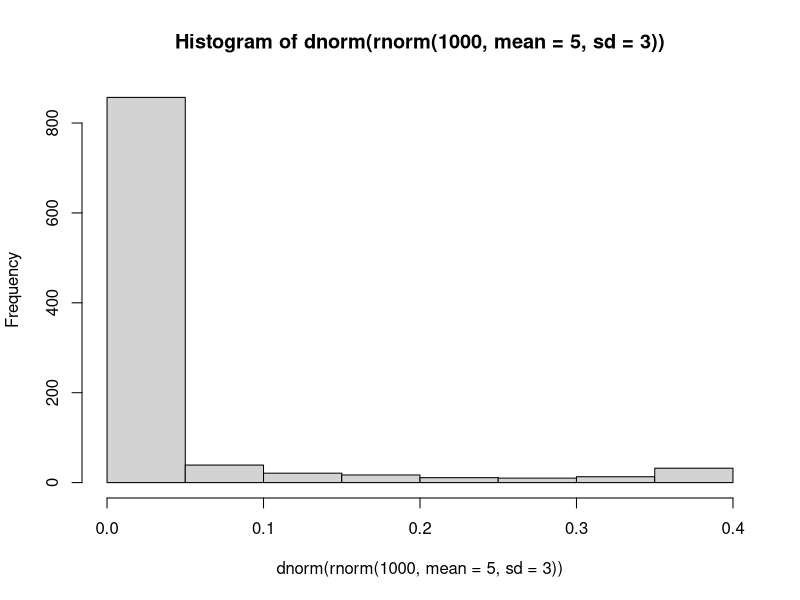
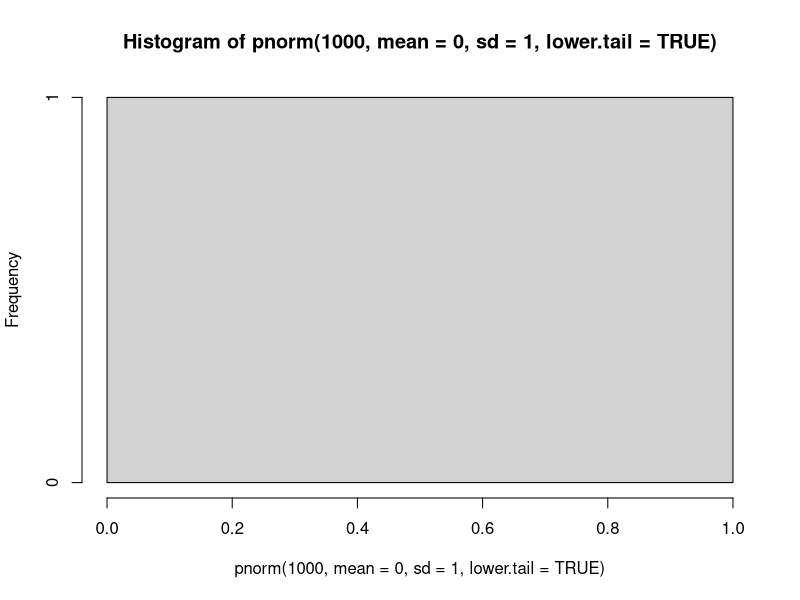

Reproduce these figures in R, in order. (Note: this script raises an error after producing the figures.)
rnorm(1000,mean=5, sd=3)                #Datos distribució normal (1)
dnorm(rnorm(1000,mean=5, sd=3))         #Datos distriución noral estadarizados (1)
hist(dnorm(rnorm(1000,mean=5, sd=3)))   #Histo distribución normal estandarzada (1)
pnorm(1000,mean=0, sd=1, lower.tail =TRUE)   #Datos Estadarizados (2)
hist(pnorm(1000,mean=0, sd=1, lower.tail =TRUE)) #Histo estadarizados (2)

ppexp(500, rate=20)
